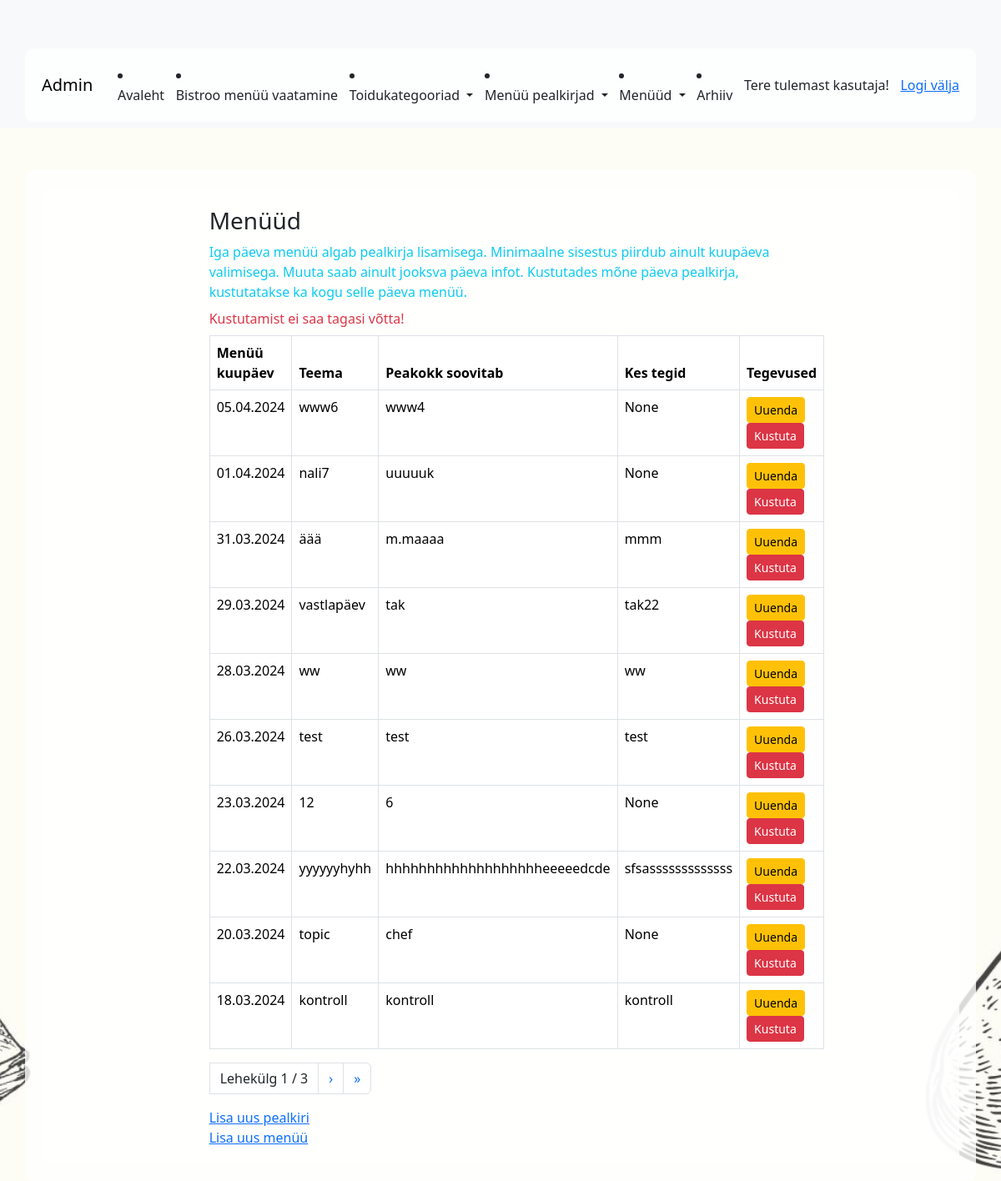
/app_admin/heading_list/ (signed in), run on the app's committed database.
### app_admin/models.py (models this page shows, shortened)
class Heading(models.Model):
    date = models.DateField(blank=False, null=False, unique=True, verbose_name="Kuupäev")
    topic = models.CharField(max_length=100, null=True, blank=True, verbose_name="Teemapäev")
    chef = models.CharField(max_length=100, null=True, blank=True, verbose_name="Peakokk soovitab:")
    student = models.CharField(max_length=100, null=True, blank=True, verbose_name="Kes tegid:")
    class Meta:
        ordering = ['-date']

### app_admin/views.py (the view)
# urls.py: path('heading_list/', views.HeadingListView.as_view(), name='heading_list'),
class HeadingListView(ManagerRequiredMixin, ListView):
    template_name = 'app_admin/heading_list.html'
    model = Heading
    fields = '__all__'
    queryset = Heading.objects.order_by('-date')
    context_object_name = 'heading'
    paginate_by = 10
    def get_context_data(self, **kwargs):
        context = super().get_context_data(**kwargs)
        return context

### app_admin/views.py (called while the page is built)
    def test_func(self):
        return self.request.user.groups.filter(name='Manager').exists()

### app_admin/templates/app_admin/heading_list.html (shortened to what this page needs)
{% extends 'base_admin.html' %}
{% block content %}
    <div class="container mt-1">
        <div class="row">
            <div class="col-8 mx-auto">
                <h3>Menüüd</h3>
                <div class="text-info">Iga päeva menüü algab pealkirja lisamisega. Minimaalne sisestus piirdub ainult kuupäeva valimisega. Muuta saab ainult jooksva päeva infot. Kustutades mõne päeva pealkirja, kustutatakse ka kogu selle päeva menüü.</div><div class="text-danger mt-2"> Kustutamist ei saa tagasi võtta!</div>
                <table class=" mt-2 table table-bordered table-hover">
                    <thead>
                    <tr class="text">
                        <th>Menüü kuupäev</th>
                        <th>Teema</th>
                        <th>Peakokk soovitab</th>
                        <th>Kes tegid</th>
                        <th>Tegevused</th>
                    </tr>
                    </thead>
                    <tbody>
                    {% for heading in heading %}
                        <tr>
                            <td>{{ heading.date|date:"d.m.Y" }}</td>
                            <td>{{ heading.topic }}</td>
                            <td>{{ heading.chef }}</td>
                            <td>{{ heading.student }}</td>
                            <td>
                                <a href="{% url 'app_admin:heading_update' pk=heading.id %}" class="btn btn-warning btn-sm">Uuenda</a>
                                <a href="{% url 'app_admin:heading_delete' pk=heading.id %}" class="btn btn-danger btn-sm">Kustuta</a>
                            </td>
                        </tr>
                    {% endfor %}
                    </tbody>
                </table>
            <ul class="pagination">
        <li class="page-link text-dark">
            Lehekülg {{ page_obj.number }} / {{ page_obj.paginator.num_pages }}
        </li>
        {% if page_obj.has_next %}
            <li class="page-item">
                <a class="page-link" href="?page={{ page_obj.next_page_number }}">&rsaquo;</a>
            </li>
             <li class="page-item">
                <a class="page-link" href="?page={{ page_obj.paginator.num_pages }}">&raquo;</a>
            </li>
        {% endif %}
  </ul>
                <a href="{% url 'app_admin:heading_create' %}">Lisa uus pealkiri</a>
                <a href="{% url 'app_admin:menu_add' %}">Lisa uus menüü</a>
            </div>
        </div>
    </div>
{% endblock %}

### templates/menu_admin.html (shortened to what this page needs)
<nav class="navbar navbar-expand-lg navbar-light bg-light">
  <div class="container">
    {% if user.is_authenticated %}
      <a class="navbar-brand" href="http://127.0.0.1:8000/admin/"> Admin </a>
        <li class="nav-item">
        <a class="nav-link" href="{% url "app_admin:index" %}" >Avaleht</a>
        </li>
        <li class="nav-item">
        <a class="nav-link" href="{% url "app_public:index" %}" >Bistroo menüü vaatamine</a>
        </li>
              <li class="nav-item dropdown">
          <a class="nav-link dropdown-toggle" href="#" role="button" data-bs-toggle="dropdown" aria-expanded="false">
                Toidukategooriad
          </a>
        </li>
              <li class="nav-item dropdown">
          <a class="nav-link dropdown-toggle" href="#" role="button"  data-bs-toggle="dropdown" aria-expanded="false">
               Menüü pealkirjad
          </a>
        </li>
        <li class="nav-item dropdown">
          <a class="nav-link dropdown-toggle" href="#" role="button"  data-bs-toggle="dropdown" aria-expanded="false">
               Menüüd
          </a>
        </li>
         <li class="nav-item">
    <a class="nav-link" href="{% url 'app_admin:archive_page' %}">Arhiiv</a>
  </li>
    <span class="nav-link">Tere tulemast {{ user.username }}! </span>
    <span id="logout-link" class="nav-link alert-info"><a href="#">Logi välja </a></span>
{% else %}
    <span class="nav-link">Kui sa soovid menüüd muuta, siis sa pead sisse logima! <a href="{% url 'login' %}">Logi sisse</a></span>
{% endif %}
    </div>
</nav>

### data on the page
Heading: date "05.04.2024", topic "www6", chef "www4", student "None"
Heading: date "01.04.2024", topic "nali7", chef "uuuuuk", student "None"
Heading: date "31.03.2024", topic "äää", chef "m.maaaa", student "mmm"
Heading: date "29.03.2024", topic "vastlapäev", chef "tak", student "tak22"
Heading: date "28.03.2024", topic "ww", chef "ww", student "ww"
Heading: date "26.03.2024", topic "test", chef "test", student "test"
Heading: date "23.03.2024", topic "12", chef "6", student "None"
Heading: date "22.03.2024", topic "yyyyyyhyhh", chef "hhhhhhhhhhhhhhhhhhheeeeedcde", student "sfsasssssssssssss"
Heading: date "20.03.2024", topic "topic", chef "chef", student "None"
Heading: date "18.03.2024", topic "kontroll", chef "kontroll", student "kontroll"

### other printed values
{{ user.username }} "kasutaja"
{{ page_obj.number }} "1"
{{ page_obj.paginator.num_pages }} "3"
